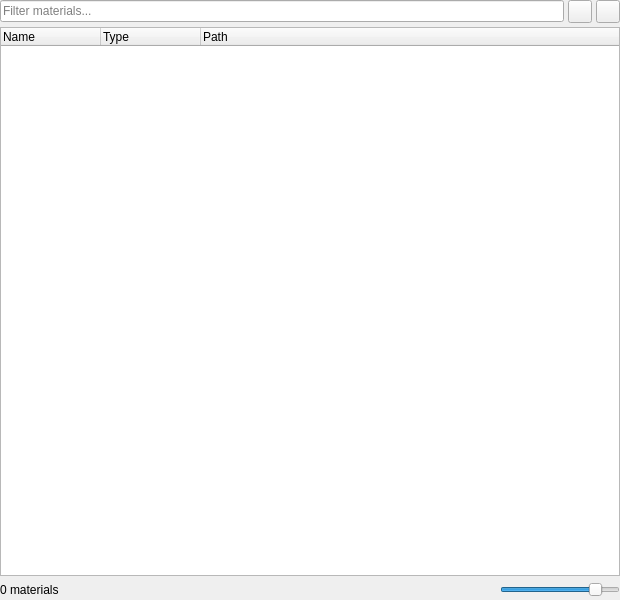
<?xml version="1.0" encoding="UTF-8"?>
<ui version="4.0">
 <class>MaterialBrowser</class>
 <widget class="QWidget" name="MaterialBrowser">
  <property name="geometry">
   <rect>
    <x>0</x>
    <y>0</y>
    <width>620</width>
    <height>600</height>
   </rect>
  </property>
  <layout class="QVBoxLayout" name="verticalLayout">
   <property name="spacing">
    <number>4</number>
   </property>
   <property name="leftMargin">
    <number>0</number>
   </property>
   <property name="topMargin">
    <number>0</number>
   </property>
   <property name="rightMargin">
    <number>0</number>
   </property>
   <property name="bottomMargin">
    <number>0</number>
   </property>
   <item>
    <layout class="QHBoxLayout" name="filterLayout">
     <property name="spacing">
      <number>4</number>
     </property>
     <item>
      <widget class="QLineEdit" name="filter">
       <property name="placeholderText">
        <string>Filter materials...</string>
       </property>
      </widget>
     </item>
     <item>
      <widget class="QToolButton" name="clear">
       <property name="toolTip">
        <string>Clear</string>
       </property>
      </widget>
     </item>
     <item>
      <widget class="QToolButton" name="view">
       <property name="toolTip">
        <string>View</string>
       </property>
      </widget>
     </item>
    </layout>
   </item>
   <item>
    <widget class="QStackedWidget" name="stackedWidget">
     <property name="currentIndex">
      <number>0</number>
     </property>
     <widget class="QTreeWidget" name="details">
      <column>
       <property name="text">
        <string>Name</string>
       </property>
      </column>
      <column>
       <property name="text">
        <string>Type</string>
       </property>
      </column>
      <column>
       <property name="text">
        <string>Path</string>
       </property>
      </column>
     </widget>
     <widget class="QListWidget" name="icons"/>
     <widget class="QListWidget" name="list"/>
    </widget>
   </item>
   <item>
    <layout class="QHBoxLayout" name="footerLayout">
     <item>
      <widget class="QLabel" name="count">
       <property name="text">
        <string>0 materials</string>
       </property>
      </widget>
     </item>
     <item>
      <spacer name="footerSpacer">
       <property name="orientation">
        <enum>Qt::Orientation::Horizontal</enum>
       </property>
       <property name="sizeHint" stdset="0">
        <size>
         <width>40</width>
         <height>20</height>
        </size>
       </property>
      </spacer>
     </item>
     <item>
      <widget class="QSlider" name="swatchSize">
       <property name="maximumSize">
        <size>
         <width>120</width>
         <height>16777215</height>
        </size>
       </property>
       <property name="minimum">
        <number>64</number>
       </property>
       <property name="maximum">
        <number>160</number>
       </property>
       <property name="value">
        <number>144</number>
       </property>
       <property name="orientation">
        <enum>Qt::Orientation::Horizontal</enum>
       </property>
      </widget>
     </item>
    </layout>
   </item>
  </layout>
 </widget>
 <resources/>
 <connections/>
</ui>
